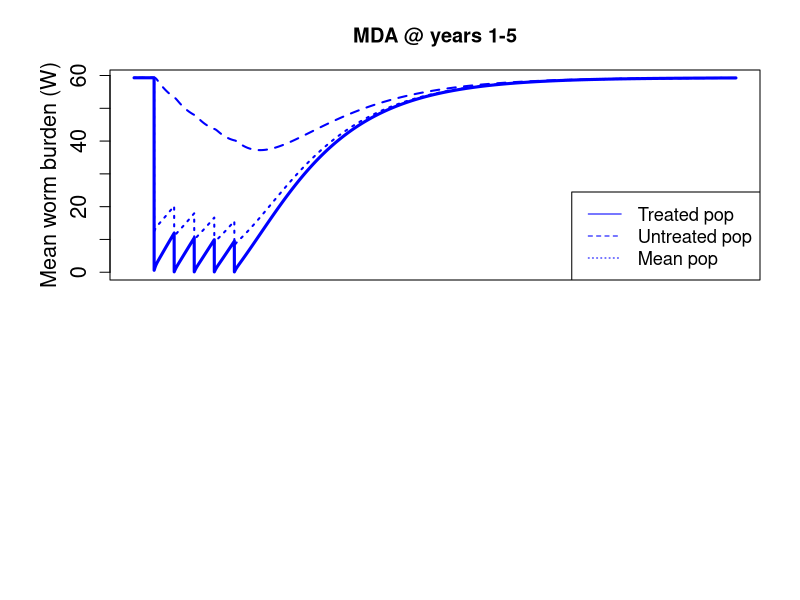

R code for this plot: (Note: this script raises an error after producing the figure.)
## A schisto model with modeled MDA interventions
#This work is licensed under a Creative Commons Attribution-NonCommercial 4.0 International License#########
#<http://creativecommons.org/licenses/by-nc/4.0/> by Christopher Hoover, Arathi Arakala, Manoj Gambhir 
#and Justin Remais. This work was supported in part by the National Institutes of Health/National Science 
#Foundation Ecology of Infectious Disease program funded by the Fogarty International Center 
#(grant R01TW010286), the National Institute of Allergy and Infectious Diseases (grant K01AI091864), 
#and the National Science Foundation Water Sustainability and Climate Program (grant 1360330).

library(deSolve)
#Base schisto model 
schisto=function(t, n, parameters) { 
  with(as.list(parameters),{
    S=n[1]
    E=n[2]
    I=n[3]
    W=n[4]
    N=S+E+I
    pred= (alpha*P)/(1+alpha*N*Th)
    #inf= 0.5*beta*W*H*m*H
    inf= 0.5*beta*W*H*m*S
    dSdt= f_N*((1-(phi_N*N))*(S+(z*E))) - (mu_N*S) - (pred*S) - inf
    dEdt= inf - ((mu_N+pred+sigma)*E)
    dIdt= (sigma*E) - ((mu_N+mu_I)*I) - (pred*I)
    dWdt= (lamda*I) - ((mu_W+mu_H)*W)
    return(list(c(dSdt,dEdt,dIdt,dWdt)))
  }) 
} 

#W divided into treated and untreated groups
schisto_WtWu=function(t, n, parameters) { 
  with(as.list(parameters),{
    S=n[1]
    E=n[2]
    I=n[3]
    Wt=n[4]
    Wu=n[5]
    N=S+E+I
    W=(0.8*Wt)+(0.2*Wu)
    pred= (alpha*P)/(1+alpha*N*Th)
    inf= 0.5*beta*W*H*m*S
    dSdt= f_N*((1-(phi_N*N))*(S+(z*E))) - (mu_N*S) - (pred*S) - inf
    dEdt= inf - ((mu_N+pred+sigma)*E)
    dIdt= (sigma*E) - ((mu_N+mu_I)*I) - (pred*I)
    dWtdt= (lamda*I) - ((mu_W+mu_H)*Wt)
    dWudt= (lamda*I) - ((mu_W+mu_H)*Wu)
    return(list(c(dSdt,dEdt,dIdt,dWtdt,dWudt)))
  }) 
} 

#Paramaters and initial conditions ########################
time=seq(0,365*30,1)
p=0
parameters=c(f_N=0.16, #Instantaneous snail mortality rate
             phi_N= (1-1/(80*0.16))/10000, #~Inverse of snail carrying capacity
             z=0.5, #Fraction of exposed snails that reproduce
             mu_N=1/80, #Snail mortality rate; assumed lifespan=12 weeks
             alpha=0.003, #per capita prawn attack rate on snails
             P=p, #Number of prawns in the system
             Th=0.1, #Prawn predation max
             beta=0.000004, #Snail infection probability
             H=1000, # human population
             sigma=0.02, # exposed snails becoming infected
             mu_I=0.05, #Enhanced mortality of infected snails
             lamda=0.00004, #Human infection probability from infected snails
             mu_H=0.00004566, #Worm mortality from host deaths
             mu_W=0.00091324, #Adult worm natural mortality
             m=0.5 #Miracidial production per reproductive female
)
nstart=c(S=2435,E=4444,I=1422, W=59) #VALUES USED HERE ARE PRAWN-FREE EQUILIBRIUM
output=as.data.frame(ode(nstart,time,schisto,parameters)) 
output[c((max(time)-100):max(time)),2:5]
eqbm<-output[max(time),2:5]
eqbm

#MDA Model ################
MDA_5years<-function(years,coverage,efficacy, eqbm, total_years){
  eqbm<-c(S=2435,E=4445,I=1422,W=59.3)
  entryValue<-eqbm
  exitValue<-numeric()
  mda_output<-numeric() # stores all the variable values
  W_treated<-numeric()
  W_untreated<-numeric()
  start<-numeric()
  end<-numeric()
  for(y in years){
    if(y==1){
      start<-365*(y-1)
      end<-(365*y)-1
      
      time<-seq(start-start,end-start,1)
      p=0
      parameters=c(f_N=0.16, #Instantaneous snail mortality rate
                   phi_N= (1-1/(80*0.16))/10000, #~Inverse of snail carrying capacity
                   z=0.5, #Fraction of exposed snails that reproduce
                   mu_N=1/80, #Snail mortality rate; assumed lifespan=12 weeks
                   alpha=0.003, #per capita prawn attack rate on snails
                   P=p, #Number of prawns in the system
                   Th=0.1, #Prawn predation max
                   beta=0.000004, #Snail infection probability
                   H=1000, # human population
                   sigma=0.02, # exposed snails becoming infected
                   mu_I=0.05, #Enhanced mortality of infected snails
                   lamda=0.00004, #Human infection probability from infected snails
                   mu_H=0.00004566, #Worm mortality from host deaths
                   mu_W=0.00091324, #Adult worm natural mortality
                   m=0.5 #Miracidial production per reproductive female
      )
      nstart=as.numeric(entryValue)
      output=as.data.frame(ode(nstart,time,schisto,parameters)) 
      output_correctTime<-output
      output_correctTime[,1]<-output_correctTime[,1]+start
      mda_output<-rbind(mda_output, output_correctTime)
      mda_output<-cbind(mda_output, mda_output[,5])
      colnames(mda_output)[6]<-5
      exitValue<-as.numeric(output[max(time),2:5])
      entryValue<-exitValue
      entryValue<-c(exitValue, exitValue[4])
      entryValue[4]<-(1-efficacy)*entryValue[4]
      entryValue[5]<-entryValue[5]
    }
    if(y>1){
      start<-365*(y-1)
      end<-(365*y)-1
      
      time<-seq(start-start,end-start,1)
      p=0
      parameters=c(f_N=0.16, #Instantaneous snail mortality rate
                   phi_N= (1-1/(80*0.16))/10000, #~Inverse of snail carrying capacity
                   z=0.5, #Fraction of exposed snails that reproduce
                   mu_N=1/80, #Snail mortality rate; assumed lifespan=12 weeks
                   alpha=0.003, #per capita prawn attack rate on snails
                   P=p, #Number of prawns in the system
                   Th=0.1, #Prawn predation max
                   beta=0.000004, #Snail infection probability
                   H=1000, # human population
                   sigma=0.02, # exposed snails becoming infected
                   mu_I=0.05, #Enhanced mortality of infected snails
                   lamda=0.00004, #Human infection probability from infected snails
                   mu_H=0.00004566, #Worm mortality from host deaths
                   mu_W=0.00091324, #Adult worm natural mortality
                   m=0.5 #Miracidial production per reproductive female
      )
      nstart=as.numeric(entryValue)
      output=as.data.frame(ode(nstart,time,schisto_WtWu,parameters)) 
      output_correctTime<-output
      output_correctTime[,1]<-output_correctTime[,1]+start
      mda_output<-rbind(mda_output, output_correctTime)
      exitValue<-as.numeric(output[max(time),2:6])
      entryValue<-exitValue
      entryValue[4]<-(1-efficacy)*(entryValue[4])
      entryValue[5]<-entryValue[5]
    }
  
    print(c(y, entryValue[4], entryValue[5]))
   
   
  }
  #run till end 
  start<-end+1
  end<-365*total_years
  time<-seq(start-start,end-start,1)
  p=0
  parameters=c(f_N=0.16, #Instantaneous snail mortality rate
               phi_N= (1-1/(80*0.16))/10000, #~Inverse of snail carrying capacity
               z=0.5, #Fraction of exposed snails that reproduce
               mu_N=1/80, #Snail mortality rate; assumed lifespan=12 weeks
               alpha=0.003, #per capita prawn attack rate on snails
               P=p, #Number of prawns in the system
               Th=0.1, #Prawn predation max
               beta=0.000004, #Snail infection probability
               H=1000, # human population
               sigma=0.02, # exposed snails becoming infected
               mu_I=0.05, #Enhanced mortality of infected snails
               lamda=0.00004, #Human infection probability from infected snails
               mu_H=0.00004566, #Worm mortality from host deaths
               mu_W=0.00091324, #Adult worm natural mortality
               m=0.5 #Miracidial production per reproductive female
  )
  nstart=as.numeric(entryValue)
  output=as.data.frame(ode(nstart,time,schisto_WtWu,parameters)) 
  output_correctTime<-output
  output_correctTime[,1]<-output_correctTime[,1]+start
  mda_output<-rbind(mda_output, output_correctTime)
  
 mda_output 
 
  
  
}# end of function

#Values for MDA model  ####################
years<-c(1,2,3,4,5) # years of MDA intervention
coverage<-0.8 # coverage within human population at intervention
efficacy<-0.99 # efficacy of intervetnion (% adult worms cleared)
total_years<-30 # Years of model run

mda_output<-MDA_5years(years,coverage,efficacy, eqbm, total_years)
#Plot results of MDA model ######################
par(mfrow=c(2,1), cex.lab=1.4, cex.axis=1.3)
#Mean worm burden
par(mai=c(0.2, 1.1, 0.7,0.4))
  plot(mda_output[,1], mda_output[,5], type='l', xlab="", lwd=3,
      ylab="",ylim=c(0,max(mda_output[,5])), col="blue", xaxt='n',
      main="MDA @ years 1-5")
    mtext("Mean worm burden (W)", side=2, line=2.5, cex=1.3)
    lines(mda_output[,1], mda_output[,6], type='l', col="blue", lty=2, lwd=2)
    lines(mda_output[,1], (0.2*mda_output[,6]+ 0.8*mda_output[,5]), type='l', 
          col="blue", lty=3, lwd=2)
    legend("bottomright", c("Treated pop", "Untreated pop", "Mean pop"), 
           lty=c(1,2,3), col="blue", cex=1.1)
#prevalence
  par(mai=c(1.2, 1.1, 0.1,0.4))  
  plot(mda_output[,1], prev(W=mda_output[,5]), type='l', xlab="time (days)", lwd=3,
      ylab="",ylim=c(0,1), col="blue")
    mtext("Prevalence", side=2, line=2.5, cex=1.3)
    lines(mda_output[,1], prev(W=mda_output[,6]), type='l', col="blue", lty=2, lwd=2)
    lines(mda_output[,1], prev(W=(0.2*mda_output[,6]+ 0.8*mda_output[,5])), 
          type='l', col="blue", lty=3, lwd=2)
    
  
  
  
#MDA intervention coupled with prawn stocking #########################
Prawns_MDA_2_4<-function(Prawns=50,coverage,efficacy, eqbm, total_years){
  eqbm<-c(S=2435,E=4445,I=1422,Wt=59.3,Wu=59.3)
  entryValue<-eqbm
  exitValue<-numeric()
  prawn_output<-numeric() # stores all the variable values
  W_treated<-numeric()
  W_untreated<-numeric()
  start<-numeric()
  end<-numeric()
    
    
    #first two years
    start<-0
    end<-(365*2)-1
    
    time<-seq(start-start,end-start,1)
    parameters=c(f_N=0.16, #Instantaneous snail mortality rate
                 phi_N= (1-1/(80*0.16))/10000, #~Inverse of snail carrying capacity
                 z=0.5, #Fraction of exposed snails that reproduce
                 mu_N=1/80, #Snail mortality rate; assumed lifespan=12 weeks
                 alpha=0.003, #per capita prawn attack rate on snails
                 P=Prawns, #Number of prawns in the system
                 Th=0.1, #Prawn predation max
                 beta=0.000004, #Snail infection probability
                 H=1000, # human population
                 sigma=0.02, # exposed snails becoming infected
                 mu_I=0.05, #Enhanced mortality of infected snails
                 lamda=0.00004, #Human infection probability from infected snails
                 mu_H=0.00004566, #Worm mortality from host deaths
                 mu_W=0.00091324, #Adult worm natural mortality
                 m=0.5 #Miracidial production per reproductive female
    )
    nstart=as.numeric(entryValue)
    output=as.data.frame(ode(nstart,time,schisto_WtWu,parameters)) 
    output_correctTime<-output
    output_correctTime[,1]<-output_correctTime[,1]+start
    prawn_output<-rbind(prawn_output, output_correctTime)
    exitValue<-as.numeric(output[max(time),2:5])
    entryValue<-exitValue
    entryValue<-c(exitValue, exitValue[4])
    entryValue[4]<-(1-efficacy)*entryValue[4]
    entryValue[5]<-entryValue[5]
    
    #first treatment at year=2
    start<-end+1
    end<-(365*4)-1
    
    time<-seq(start-start,end-start,1)
    parameters=c(f_N=0.16, #Instantaneous snail mortality rate
                 phi_N= (1-1/(80*0.16))/10000, #~Inverse of snail carrying capacity
                 z=0.5, #Fraction of exposed snails that reproduce
                 mu_N=1/80, #Snail mortality rate; assumed lifespan=12 weeks
                 alpha=0.003, #per capita prawn attack rate on snails
                 P=Prawns, #Number of prawns in the system
                 Th=0.1, #Prawn predation max
                 beta=0.000004, #Snail infection probability
                 H=1000, # human population
                 sigma=0.02, # exposed snails becoming infected
                 mu_I=0.05, #Enhanced mortality of infected snails
                 lamda=0.00004, #Human infection probability from infected snails
                 mu_H=0.00004566, #Worm mortality from host deaths
                 mu_W=0.00091324, #Adult worm natural mortality
                 m=0.5 #Miracidial production per reproductive female
    )
    nstart=as.numeric(entryValue)
    output=as.data.frame(ode(nstart,time,schisto_WtWu,parameters)) 
    output_correctTime<-output
    output_correctTime[,1]<-output_correctTime[,1]+start
    prawn_output<-rbind(prawn_output, output_correctTime)
    exitValue<-as.numeric(output[max(time),2:6])
    entryValue<-exitValue
    entryValue[4]<-(1-efficacy)*(entryValue[4])
    entryValue[5]<-entryValue[5]
    
    
    print(c(2, entryValue[4], entryValue[5]))
    
    # at year 4, MDA
    start<-end+1
    end<-(365*total_years)-1
    
    time<-seq(start-start,end-start,1)
    parameters=c(f_N=0.16, #Instantaneous snail mortality rate
                 phi_N= (1-1/(80*0.16))/10000, #~Inverse of snail carrying capacity
                 z=0.5, #Fraction of exposed snails that reproduce
                 mu_N=1/80, #Snail mortality rate; assumed lifespan=12 weeks
                 alpha=0.003, #per capita prawn attack rate on snails
                 P=Prawns, #Number of prawns in the system
                 Th=0.1, #Prawn predation max
                 beta=0.000004, #Snail infection probability
                 H=1000, # human population
                 sigma=0.02, # exposed snails becoming infected
                 mu_I=0.05, #Enhanced mortality of infected snails
                 lamda=0.00004, #Human infection probability from infected snails
                 mu_H=0.00004566, #Worm mortality from host deaths
                 mu_W=0.00091324, #Adult worm natural mortality
                 m=0.5 #Miracidial production per reproductive female
    )
    nstart=as.numeric(entryValue)
    output=as.data.frame(ode(nstart,time,schisto_WtWu,parameters)) 
    output_correctTime<-output
    output_correctTime[,1]<-output_correctTime[,1]+start
    prawn_output<-rbind(prawn_output, output_correctTime)
    exitValue<-as.numeric(output[max(time),2:6])
    entryValue<-exitValue
    entryValue[4]<-(1-efficacy)*(entryValue[4])
    entryValue[5]<-entryValue[5]
    
    print(c(4, entryValue[4], entryValue[5]))
    
    
    
    prawn_output 
    
    
    
  }# end of function
  
#Starting values and run of MDA+Prawn model ####################
Prawns=50 #Number of prawns in system (constant)
coverage<-0.8 #Coverage of MDA intervention
efficacy<-0.99 #Efficacy of MDA intervention
total_years<-30 #Time of model run
  
  prawn_output<-Prawns_MDA_2_4(Prawns,coverage,efficacy, eqbm, total_years)
  
#Plot results of MDA + Prawn model #############################  
#Mean worm burden
par(mfrow=c(2,1), cex.axis=1.3, cex.lab=1.4)
  par(mai=c(0.2, 1.1, 0.7,0.4))
    plot(prawn_output[,1], prawn_output[,5], type='l', lwd=3,
        xlab="",ylab="Mean worm burden",main="MDA at 2&4 yrs with P=50",
        ylim=c(0,max(prawn_output[,5])), col="blue", xaxt='n')
      lines(prawn_output[,1], prawn_output[,6], type='l', col="blue", lty=2, lwd=3)
      lines(prawn_output[,1], (0.2*prawn_output[,6]+ 0.8*prawn_output[,5]), type='l', 
            col="blue", lty=3, lwd=2)
      legend("topright", c("Treated pop", "Untreated pop", "Mean pop"), lty=c(1,2,3), col="blue")
#Prevalence  
  par(mai=c(1.2, 1.1, 0.1,0.4))
    plot(prawn_output[,1], prev(W=prawn_output[,5]), type='l', lwd=3,
        xlab="time (days)",ylab="Prevalence",main="",
        ylim=c(0,1), col="blue")
      lines(prawn_output[,1], prev(W=prawn_output[,6]), type='l', col="blue", lty=2, lwd=3)
      lines(prawn_output[,1], prev(W=(0.2*prawn_output[,6]+ 0.8*prawn_output[,5])), type='l', 
            col="blue", lty=3, lwd=2)
      
#Plot results of MDA alone and MDA + Prawn models together ###################
  par(mfrow=c(2,1))
  #Plot1: MDA Alone
  par(mar=c(1.5, 4.0, 2.0, 2.0))
    plot(mda_output[,1], mda_output[,5], type='l', xlab="", xaxt='n', lwd=3,
         ylab="",ylim=c(0,max(mda_output[,5])), col="blue")
    lines(mda_output[,1], mda_output[,6], type='l', col="blue", lty=2, lwd=2)

  #Plot2: MDA+Prawns
  par(mar=c(4.5, 4.0, 1.0, 2.0), cex.lab=1.2)
    plot(prawn_output[,1], prawn_output[,5], type='l', lwd=3,
         xlab="", ylab="", ylim=c(0,max(prawn_output[,5])), col="blue",
         main="MDA with Prawns")
    mtext("time (days)", side=1, line=2.5, cex=1.3)
    mtext("Mean Worm Burden (M)", side=2, at=c(-2000,75), cex=1.5, line=2.5)
    lines(prawn_output[,1], prawn_output[,6], type='l', col="blue", lty=2, lwd=3)
    legend("topright", c("Treated pop", "Untreated pop"), lty=c(1,2), col="blue")
    
